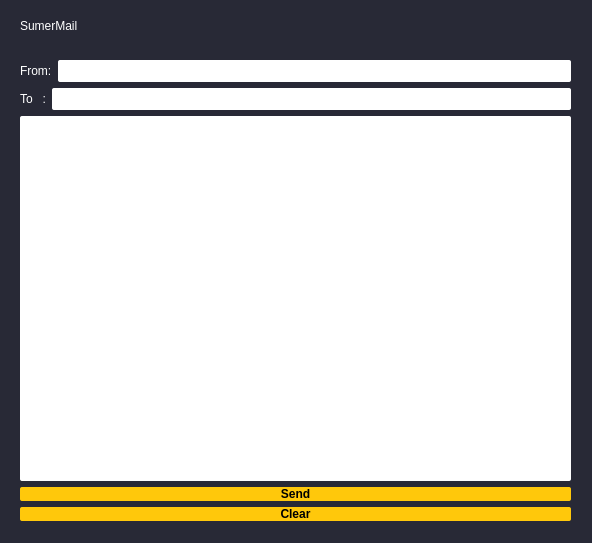
<?xml version="1.0" encoding="UTF-8"?>
<ui version="4.0">
 <class>Form</class>
 <widget class="QWidget" name="Form">
  <property name="geometry">
   <rect>
    <x>0</x>
    <y>0</y>
    <width>592</width>
    <height>543</height>
   </rect>
  </property>
  <property name="windowTitle">
   <string>Form</string>
  </property>
  <property name="styleSheet">
   <string notr="true">QWidget
{
	background-color: #282936;
	color: #ffffff;
	border-color: #000000;

}</string>
  </property>
  <widget class="QWidget" name="verticalLayoutWidget_2">
   <property name="geometry">
    <rect>
     <x>20</x>
     <y>10</y>
     <width>551</width>
     <height>31</height>
    </rect>
   </property>
   <layout class="QVBoxLayout" name="verticalLayout_2">
    <item>
     <widget class="QLabel" name="label">
      <property name="mouseTracking">
       <bool>false</bool>
      </property>
      <property name="acceptDrops">
       <bool>false</bool>
      </property>
      <property name="layoutDirection">
       <enum>Qt::LeftToRight</enum>
      </property>
      <property name="autoFillBackground">
       <bool>false</bool>
      </property>
      <property name="styleSheet">
       <string notr="true">QLabel
{
	background-color: #282936;
	color: #ffffff;
	border-color: #000000;

}</string>
      </property>
      <property name="frameShape">
       <enum>QFrame::NoFrame</enum>
      </property>
      <property name="frameShadow">
       <enum>QFrame::Raised</enum>
      </property>
      <property name="midLineWidth">
       <number>0</number>
      </property>
      <property name="text">
       <string>SumerMail</string>
      </property>
      <property name="alignment">
       <set>Qt::AlignLeading|Qt::AlignLeft|Qt::AlignVCenter</set>
      </property>
     </widget>
    </item>
   </layout>
  </widget>
  <widget class="QWidget" name="verticalLayoutWidget_3">
   <property name="geometry">
    <rect>
     <x>20</x>
     <y>60</y>
     <width>551</width>
     <height>461</height>
    </rect>
   </property>
   <layout class="QVBoxLayout" name="verticalLayout_3">
    <item>
     <layout class="QHBoxLayout" name="horizontalLayout_2">
      <item>
       <widget class="QLabel" name="label_1">
        <property name="sizePolicy">
         <sizepolicy hsizetype="Minimum" vsizetype="Preferred">
          <horstretch>0</horstretch>
          <verstretch>0</verstretch>
         </sizepolicy>
        </property>
        <property name="minimumSize">
         <size>
          <width>0</width>
          <height>0</height>
         </size>
        </property>
        <property name="styleSheet">
         <string notr="true">QLabel
{
	background-color: #282936;
	color: #ffffff;
	border-color: #000000;

}</string>
        </property>
        <property name="frameShadow">
         <enum>QFrame::Raised</enum>
        </property>
        <property name="text">
         <string>From:</string>
        </property>
       </widget>
      </item>
      <item>
       <widget class="QLineEdit" name="lineEdit_1">
        <property name="sizePolicy">
         <sizepolicy hsizetype="Expanding" vsizetype="Fixed">
          <horstretch>0</horstretch>
          <verstretch>0</verstretch>
         </sizepolicy>
        </property>
        <property name="styleSheet">
         <string notr="true">QLineEdit
{
	background-color: white;
	color: #000000;
	padding: 3px;
	border: 0px solid;
	border-radius: 2px;
	selection-background-color: #0949ff;

}


QLineEdit::focus
{
	padding: 3px;
	border: 1px solid #0949ff;
	border-radius: 2px;

}
</string>
        </property>
        <property name="text">
         <string/>
        </property>
       </widget>
      </item>
     </layout>
    </item>
    <item>
     <layout class="QHBoxLayout" name="horizontalLayout_3">
      <item>
       <widget class="QLabel" name="label_2">
        <property name="sizePolicy">
         <sizepolicy hsizetype="Minimum" vsizetype="Preferred">
          <horstretch>0</horstretch>
          <verstretch>0</verstretch>
         </sizepolicy>
        </property>
        <property name="minimumSize">
         <size>
          <width>0</width>
          <height>0</height>
         </size>
        </property>
        <property name="styleSheet">
         <string notr="true">QLabel
{
	background-color: #282936;
	color: #ffffff;
	border-color: #000000;

}</string>
        </property>
        <property name="frameShadow">
         <enum>QFrame::Raised</enum>
        </property>
        <property name="text">
         <string>To   :</string>
        </property>
       </widget>
      </item>
      <item>
       <widget class="QLineEdit" name="lineEdit_2">
        <property name="sizePolicy">
         <sizepolicy hsizetype="Expanding" vsizetype="Fixed">
          <horstretch>0</horstretch>
          <verstretch>0</verstretch>
         </sizepolicy>
        </property>
        <property name="styleSheet">
         <string notr="true">QLineEdit
{
	background-color: white;
	color: #000000;
	padding: 3px;
	border: 0px solid;
	border-radius: 2px;
	selection-background-color: #0949ff;

}


QLineEdit::focus
{
	padding: 3px;
	border: 1px solid #0949ff;
	border-radius: 2px;

}
</string>
        </property>
        <property name="text">
         <string/>
        </property>
       </widget>
      </item>
     </layout>
    </item>
    <item>
     <widget class="QPlainTextEdit" name="plainTextEdit">
      <property name="styleSheet">
       <string notr="true">QPlainTextEdit
{
	background-color: white;
	color: #000;
	border-color: #000000;
	border: 0px solid;
	border-radius: 2px;

}</string>
      </property>
     </widget>
    </item>
    <item>
     <widget class="QPushButton" name="pushButton_2">
      <property name="styleSheet">
       <string notr="true">QPushButton
{
	background-color: #ffc80b;
	color: #000000;
	font-weight: bold;
	border: 0px solid;
	border-radius: 2px;

}


QPushButton::hover
{
	background-color: #ffe152;  

}


QPushButton::pressed
{
	background-color: #e5c010;

}


QPushButton::checked
{
	background-color: #e5c010;

}</string>
      </property>
      <property name="text">
       <string>Send</string>
      </property>
     </widget>
    </item>
    <item>
     <widget class="QPushButton" name="pushButton_3">
      <property name="styleSheet">
       <string notr="true">QPushButton
{
	background-color: #ffc80b;
	color: #000000;
	font-weight: bold;
	border: 0px solid;
	border-radius: 2px;

}


QPushButton::hover
{
	background-color: #ffe152;  

}


QPushButton::pressed
{
	background-color: #e5c010;

}


QPushButton::checked
{
	background-color: #e5c010;

}</string>
      </property>
      <property name="text">
       <string>Clear</string>
      </property>
     </widget>
    </item>
   </layout>
  </widget>
 </widget>
 <resources/>
 <connections/>
</ui>
